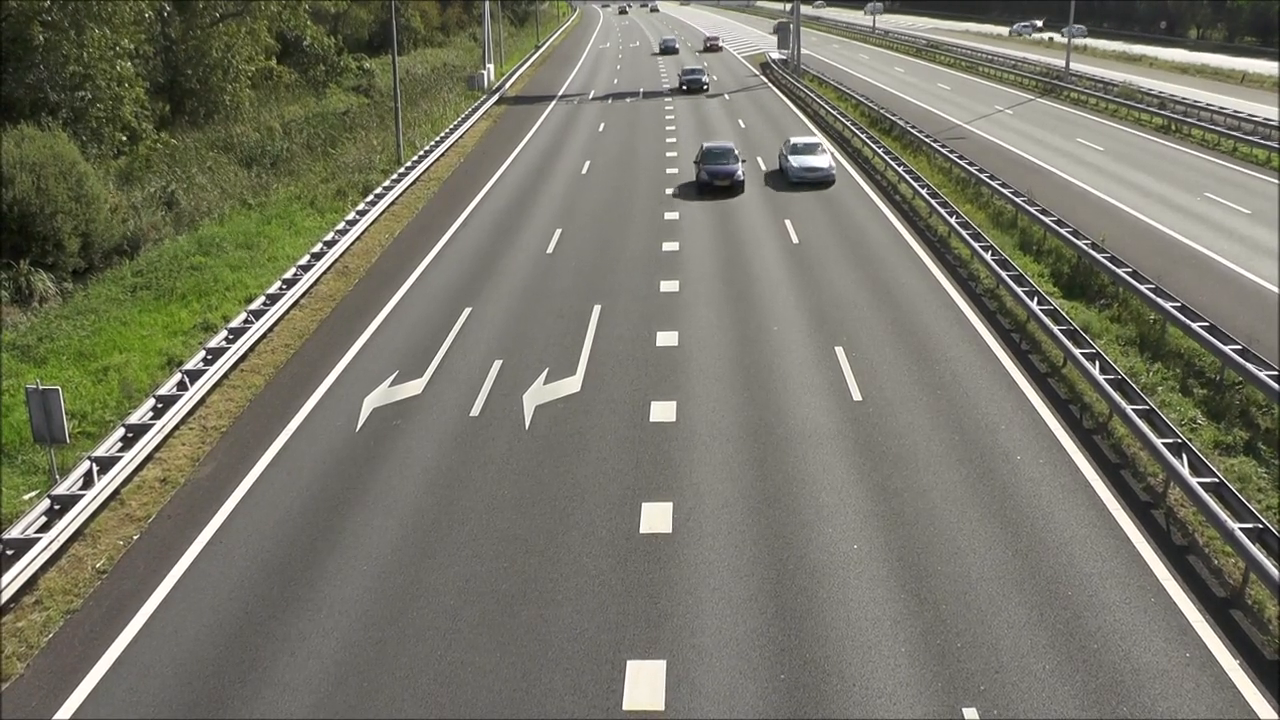
#> input picture frame 33 of 27260-362770008_medium.mp4, 1280 x 720 px
$ python main.py
#> lines starting #> are read from the running program, lines starting #| are printed output that depends on the picture; after the words box and inside, x2 and y2 are one past the last pixel; in counts of white or black regions, pixels touching at a corner belong together
import cv2

#reading frames from the objects
cap = cv2.VideoCapture("27260-362770008_medium.mp4")

#object detection from stable camera
object_detector = cv2.createBackgroundSubtractorMOG2(history=100, varThreshold=40)


#we extracting frames one after another
while True:
    ret, frame = cap.read()
#> frame is the input picture: shape (720, 1280, 3); mean B, G, R 103.9, 117.9, 118.6
    frame = cv2.resize(frame, (620, 380),fx=0,fy=0,interpolation=cv2.CHAIN_APPROX_SIMPLE)
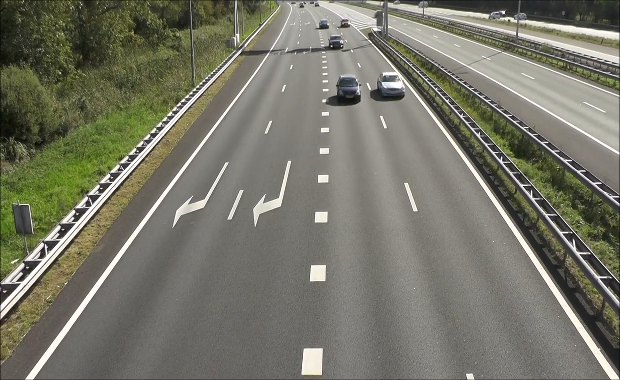
#> frame: shape (380, 620, 3); mean B, G, R 103.9, 117.9, 118.5
    height, width, _ = frame.shape
#> height = 380; width = 620


    #extract region of interest
    roi = frame[110:360, 0:620]
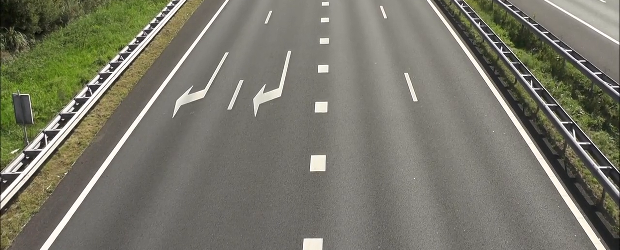
#> roi: shape (250, 620, 3); mean B, G, R 105.7, 119, 119.8

    #object detection
    mask = object_detector.apply(roi)
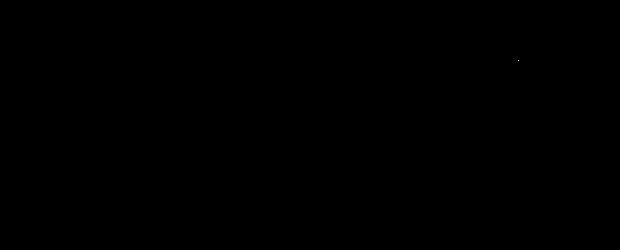
#> mask: shape (250, 620); values 127 (black) and 255 (white), 0% white in thin lines or dots, all inside (x1, y1, x2, y2) = (518, 60, 519, 61)
    _, mask = cv2.threshold(mask, 254, 255, cv2.THRESH_BINARY)
    contours, _ = cv2.findContours(mask, cv2.RETR_TREE, cv2.CHAIN_APPROX_SIMPLE)
#> contours = [[[518, 60]]]
    for cnt in contours:
        #calculate the area and remove small elements
        area = cv2.contourArea(cnt)
        if area > 100:
            #cv2.drawContours(roi, [cnt], -1, (0, 265, 0), 2)
            x, y, w, h = cv2.boundingRect(cnt)
            cv2.rectangle(roi, (x, y), (x + w, y + h), (0, 255, 0), 2)
#> this loop made 1 pass
#> (cnt, area) on pass 1: ([[518, 60]], 0)


    cv2.imshow("roi", roi)
    cv2.imshow("Frame", frame)
    cv2.imshow("Mask", mask)


    key = cv2.waitKey(20)
#> (key Esc is pressed here)
    if key == 15:    #for closing the video through S key
        break

cap.release()
cv2.destroyAllWindows()

$ run again, starting later in the video
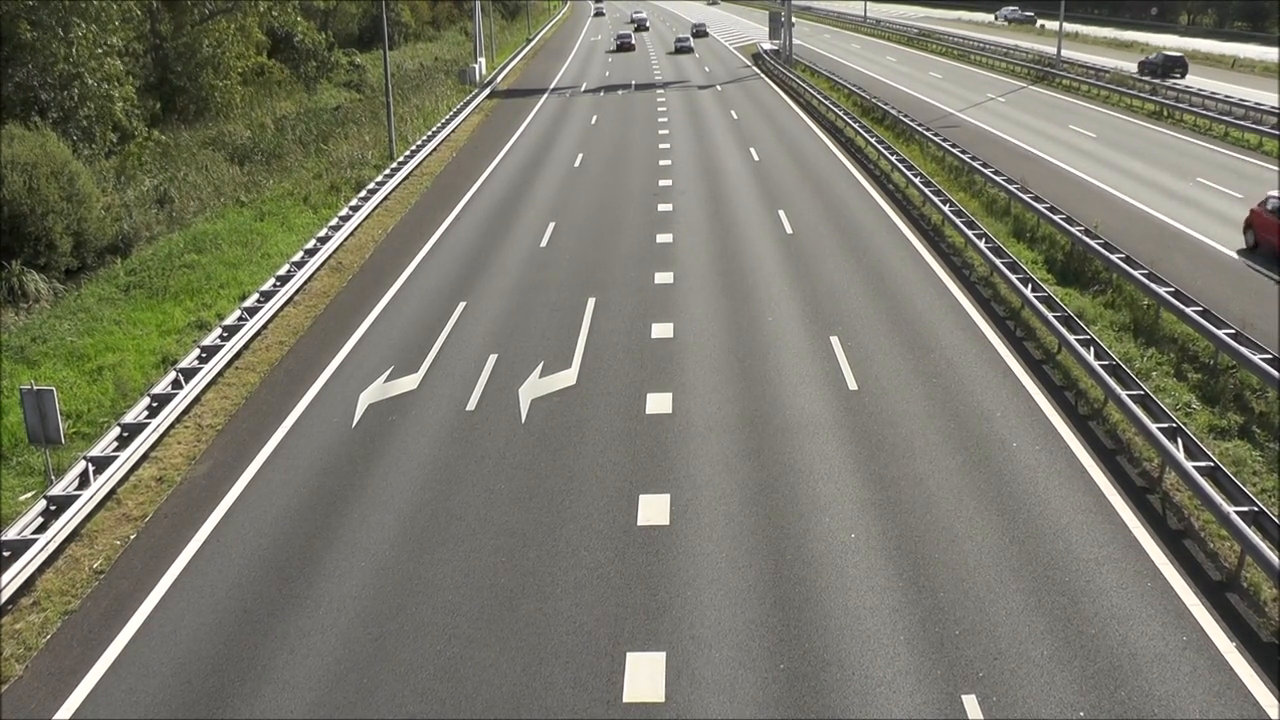
#> input picture frame 150 of 27260-362770008_medium.mp4, 1280 x 720 px
#> frame is the input picture: shape (720, 1280, 3); mean B, G, R 106.3, 120.4, 121.2
#> `frame = cv2.resize(frame, (620, 380),fx=0,fy=0,interpolation=cv2.CHAIN..`:
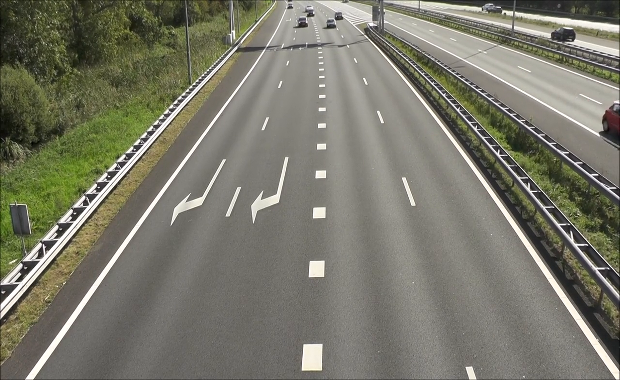
#> frame: shape (380, 620, 3); mean B, G, R 106.3, 120.4, 121.2
#> `roi = frame[110:360, 0:620]`:
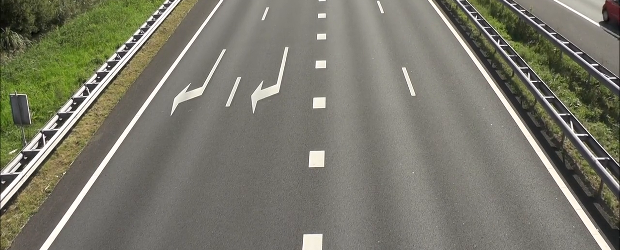
#> roi: shape (250, 620, 3); mean B, G, R 107, 120.2, 121.2
#> contours = []

$ run again, starting later in the video
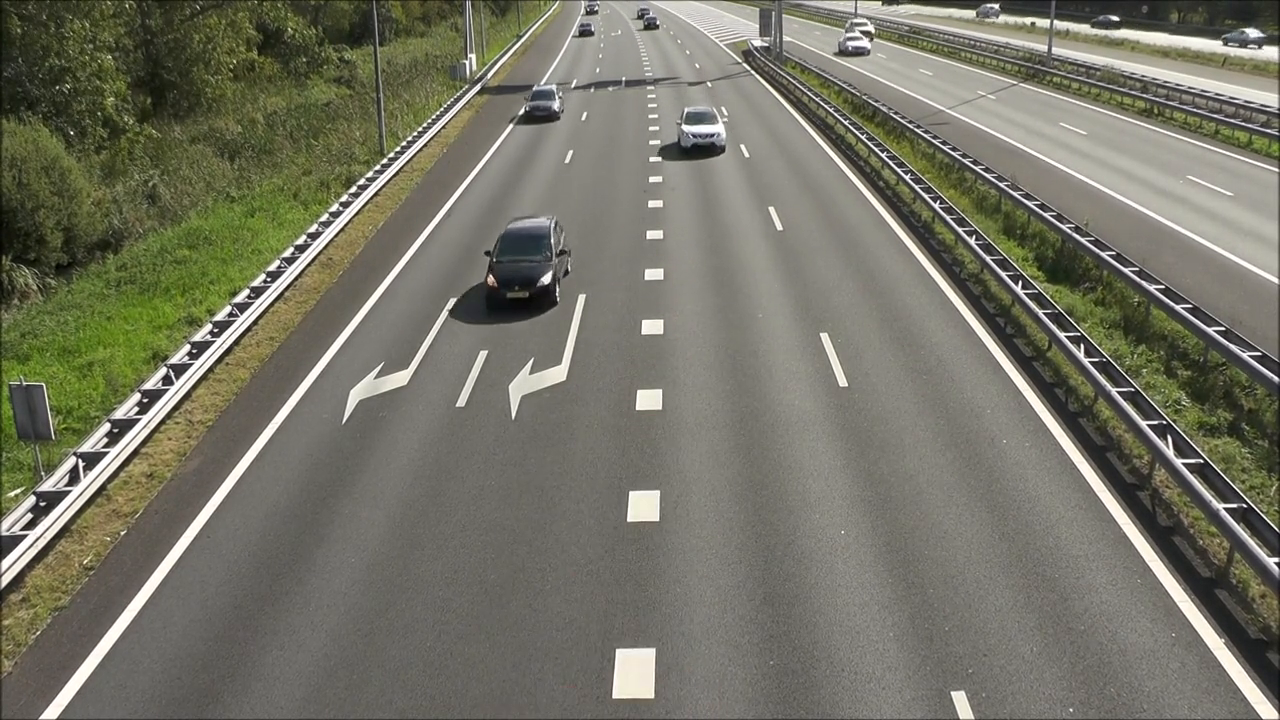
#> input picture frame 268 of 27260-362770008_medium.mp4, 1280 x 720 px
#> frame is the input picture: shape (720, 1280, 3); mean B, G, R 101.8, 115.9, 116.6
#> `frame = cv2.resize(frame, (620, 380),fx=0,fy=0,interpolation=cv2.CHAIN..`:
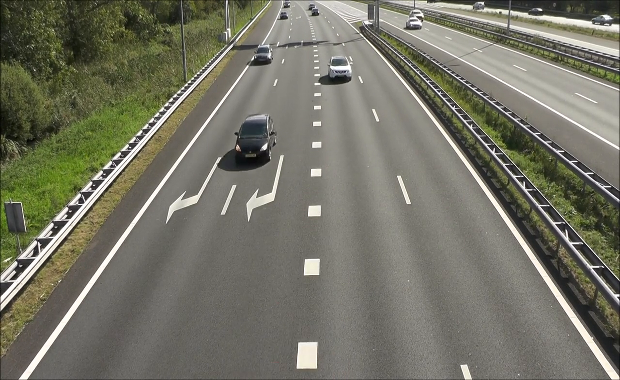
#> frame: shape (380, 620, 3); mean B, G, R 101.8, 115.9, 116.5
#> `roi = frame[110:360, 0:620]`:
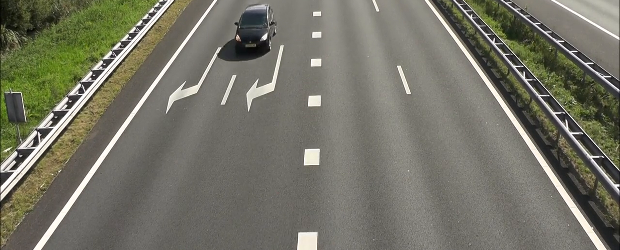
#> roi: shape (250, 620, 3); mean B, G, R 102.2, 115.3, 116.2
#> contours = []
